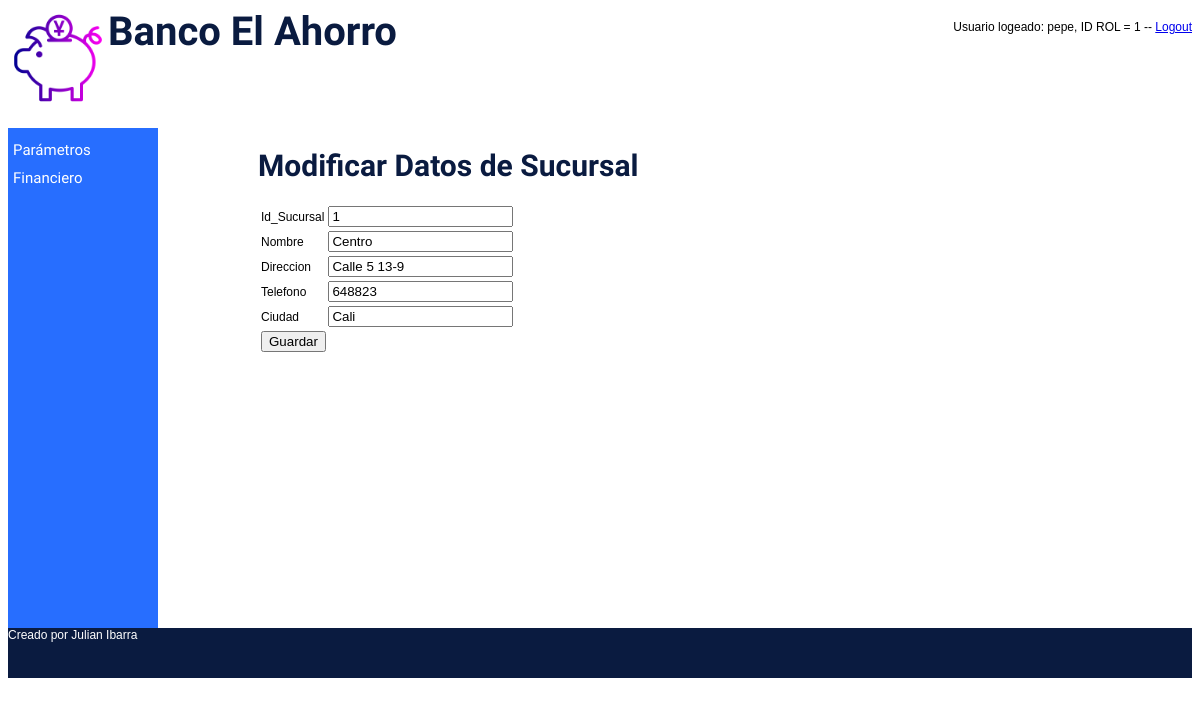
The app's page /index.php?sel=S5&id_sucursal=1 (signed in) with its own data.
### tables this page shows
CREATE TABLE sucursal(
id_sucursal int(4) PRIMARY KEY AUTO_INCREMENT NOT NULL ,
nombre varchar(50) NOT NULL,
direccion varchar(30) NOT NULL,
telefono varchar(15) NOT NULL,
ciudad varchar(50) NOT NULL
);

### lib/config.php (called while the page is built)
<?php
    $CFG_HOST = "localhost";
    $CFG_USER = "root";
    $CFG_DBPWD = "root";
    $CFG_DBASE = "banco";
?>

### lib/sucursal.php (called while the page is built, shortened)
<?php
class Sucursal {
    var $nombre;
    var $direccion;
    var $telefono;
    var $ciudad;
    var $con;
    function Sucursal( ) {
        $this->nombre="";
        $this->ciudad="";
        $this->direccion="";
        $this->telefono="";
        $this->con = new MySql();
    }
    function getNombre( ) {
        return $this->nombre;
    }
    function getCiudad( ) {
        return $this->ciudad;
    }
    function getDireccion(){
      return $this->direccion;
    }
    function getTelefono(){
      return $this->telefono;
    }
   function consultar($id_sucursal) {
      $this->id_sucursal = $id_sucursal;
      $this->con->conectarse();
      $this->con->sql = "SELECT * FROM sucursal WHERE id_sucursal=".$this->id_sucursal."";
      $this->con->consultar();
      if ($this->con->numReg > 0) {
         $this->nombre = mysql_result($this->con->rtaSql,0,"nombre");
         $this->ciudad = mysql_result($this->con->rtaSql,0,"ciudad");
         $this->telefono = mysql_result($this->con->rtaSql,0,"telefono");
         $this->direccion = mysql_result($this->con->rtaSql,0,"direccion");
      }
      $this->con->desconectarse();
   }
}
?>

### lib/mysql_lib.php (called while the page is built, shortened)
<?php
class Mysql {
 var $sql;
 function Mysql () {
    $this->sql = "";
    }
 function consultar() {
    $this->rtaSql = mysql_query($this->sql);
    }
}
?>

### sucursal/sucursal_editar.php (the view, shortened to what this page needs)
<!DOCTYPE html>
<html lang="es">
<head>
</head>
<body>
 <h1>Modificar Datos de Sucursal</h1>
	<form name ='sucursal_grabar' action=index.php?sel=S6 method='post'>
        <table>
                <tr>
                    <td>Id_Sucursal</td>
                    <?php
                    include("lib/config.php");
                    include("lib/mysql_lib.php");
                    include("lib/sucursal.php");
                    $s = new Sucursal();
                    $s->consultar($_GET['id_sucursal']);
                    print "<td><input name= txtSucursal type=text value = ".$_GET['id_sucursal']." readonly></td>";
                    ?>
                </tr>
                <tr>
                    <td>Nombre</td>
                     <td><input name="txtNombre" type="text"  value = "<?php echo $s->getNombre(); ?>" ></td>
                </tr>
                <tr>
                    <td>Direccion</td>
                     <td><input name="txtDireccion" type="text"  value = "<?php echo $s->getDireccion(); ?>" ></td>
                </tr>
                <tr>
                    <td>Telefono</td>
                     <td><input name="txtTelefono" type="text"  value = "<?php echo $s->getTelefono(); ?>" ></td>
                </tr>
                <tr>
                    <td>Ciudad</td>
                     <td><input name="txtCiudad" type="text"  value = "<?php echo $s->getCiudad(); ?>" ></td>
                </tr>
                <tr>
                    <td colspan="2"><input name="btnGuardar" type="button" value="Guardar" onclick="validar()"></td>
                </tr>
            </table>
        </form>
</body>
</html>

### estilos.css (style rules this page uses)
body { font-size: 12px; font-family:Arial; }

### sucursal/sucursal_editar.php (style rules this page uses)
h1 { padding-left: 100px; font-family: 'Lalezar', Arial; color:#0A1B40; font-size: 30px; }
form { padding-left: 100px; }

### records on screen
sucursal: txtNombre "Centro", txtDireccion "Calle 5 13-9", txtTelefono "648823", txtCiudad "Cali"

### other values on screen
$_SESSION['SES_USUARIO'] "pepe"
$_SESSION['SES_ID_ROL'] "1"
